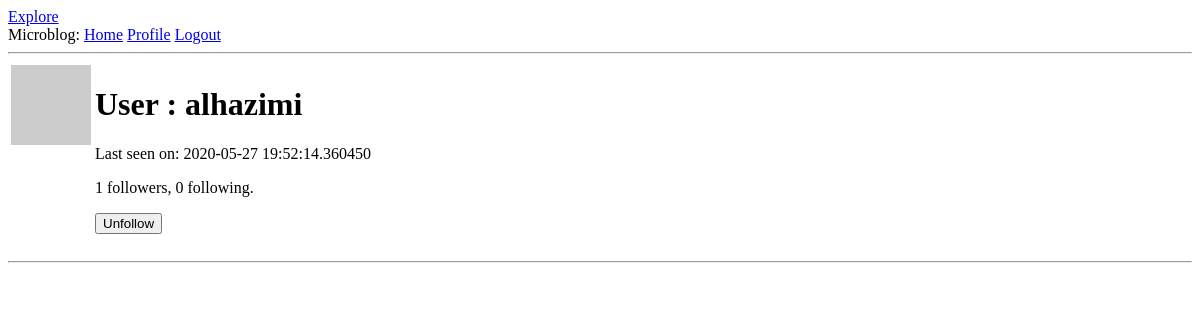
Page /user/alhazimi (signed in) on the earlier database version.
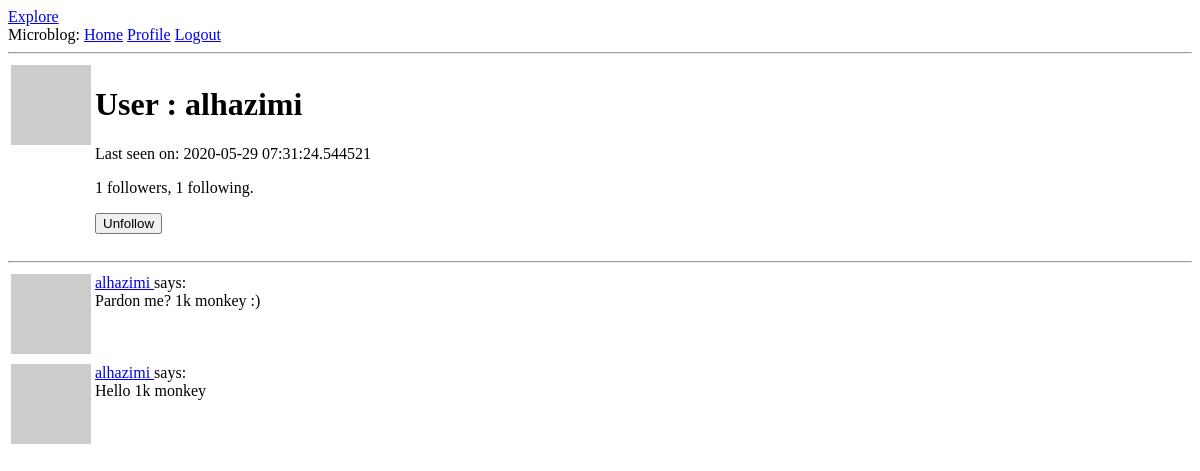
Same page on the later database version.
### app/models.py (models this page shows, shortened)
class User(UserMixin, db.Model):
    id = db.Column(db.Integer, primary_key=True)
    username = db.Column(db.String(64), index=True, unique=True)
    email = db.Column(db.String(120), index=True, unique=True)
    password_hash = db.Column(db.String(128))
    posts = db.relationship("Post", backref="author", lazy="dynamic")
    about_me = db.Column(db.String(140))
    last_seen = db.Column(db.DateTime, default=datetime.utcnow)
    followed = db.relationship("User", secondary=followers,
                               primaryjoin=(followers.c.follower_id == id),
                               secondaryjoin=(followers.c.followed_id == id), # c is column
                               backref=db.backref("followers", lazy="dynamic"), lazy="dynamic")
    def avatar(self, size):
        digest = md5(self.email.lower().encode("utf-8")).hexdigest()
        return "https://gravatar.com/avatar/{}?d=identicon&s={}".format(
            digest, size)
    def is_following(self, user):
        return self.followed.filter(
            followers.c.followed_id == user.id).count() > 0

class Post(db.Model):
    id = db.Column(db.Integer, primary_key=True)
    body = db.Column(db.String(128))
    timestamp = db.Column(db.DateTime, index=True, default=datetime.utcnow) # utcnow, uniform timestamp without ()
    user_id = db.Column(db.Integer, db.ForeignKey("user.id"))

### app/routes.py (the view)
@app.route("/user/<username>")
@login_required
def user(username):
    user = User.query.filter_by(username=username).first_or_404()
    page = request.args.get("page", 1, type=int)
    posts = user.posts.order_by(Post.timestamp.desc()).paginate(
        page, app.config["POST_PER_PAGE"], False)
    next_url = url_for("user", username=user.username, page=posts.next_num) \
        if posts.has_next else None
    prev_url = url_for("user", username=user.username, page=posts.prev_num) \
        if posts.has_prev else None
    form = EmptyForm()
    return render_template("user.html", user=user, posts=posts.items,
                           next_url=next_url, prev_url=prev_url, form=form)

### app/forms.py
class EmptyForm(FlaskForm):
    submit = SubmitField("Submit")

### app/models.py (called while the page is built)
@login.user_loader
def load_user(id):
    return User.query.get(int(id))

### app/routes.py (called while the page is built)
@app.before_request # executed before the view function
def before_request():
    if current_user.is_authenticated:
        current_user.last_seen = datetime.utcnow()
        db.session.commit()

### app/templates/user.html (shortened to what this page needs)
{% extends "base.html" %}
{% block content %}
<table>
  <tr valign="top">
    <td><img src="{{ user.avatar(128) }}"/></td>
    <td>
      <h1>User : {{ user.username }}</h1>
      {% if user.last_seen %}<p>Last seen on: {{ user.last_seen }}</p>{% endif %}
      <p>{{ user.followers.count() }} followers, {{ user.followed.count() }} following.</p>
      {% if user == current_user %}
      <p><a href="{{ url_for('edit_profile') }}">Edit your profile</a></p>
      {% else %}
      <p>
        <form action="{{ url_for('unfollow', username=user.username) }}" method="post">
          {{ form.submit(value="Unfollow") }}
        </form>
      </p>
      {% endif %}
    </td>
  </tr>
</table>
<hr/>
{% for post in posts %}
  {% include "_post.html" %}
{% endfor %}
{% endblock %}

### app/templates/_post.html
<table>
  <tr valign="top">
    <td><img src="{{ post.author.avatar(36) }}"/></td>
    <td>
      <a href="{{ url_for('user', username=post.author.username) }}">
        {{ post.author.username }}
      </a>
      says:<br/>{{ post.body }}
    </td>
  </tr>
</table>

Differences in the rows shown:
changed User "alhazimi": last_seen "2020-05-27 19:52:14.360450" → "2020-05-29 07:31:24.544521"
added Post: author.username "alhazimi", body "Pardon me? 1k monkey :)"
added Post: author.username "alhazimi", body "Hello 1k monkey"
Other differences:
{{ user.followed.count() }}: "0" → "1"
